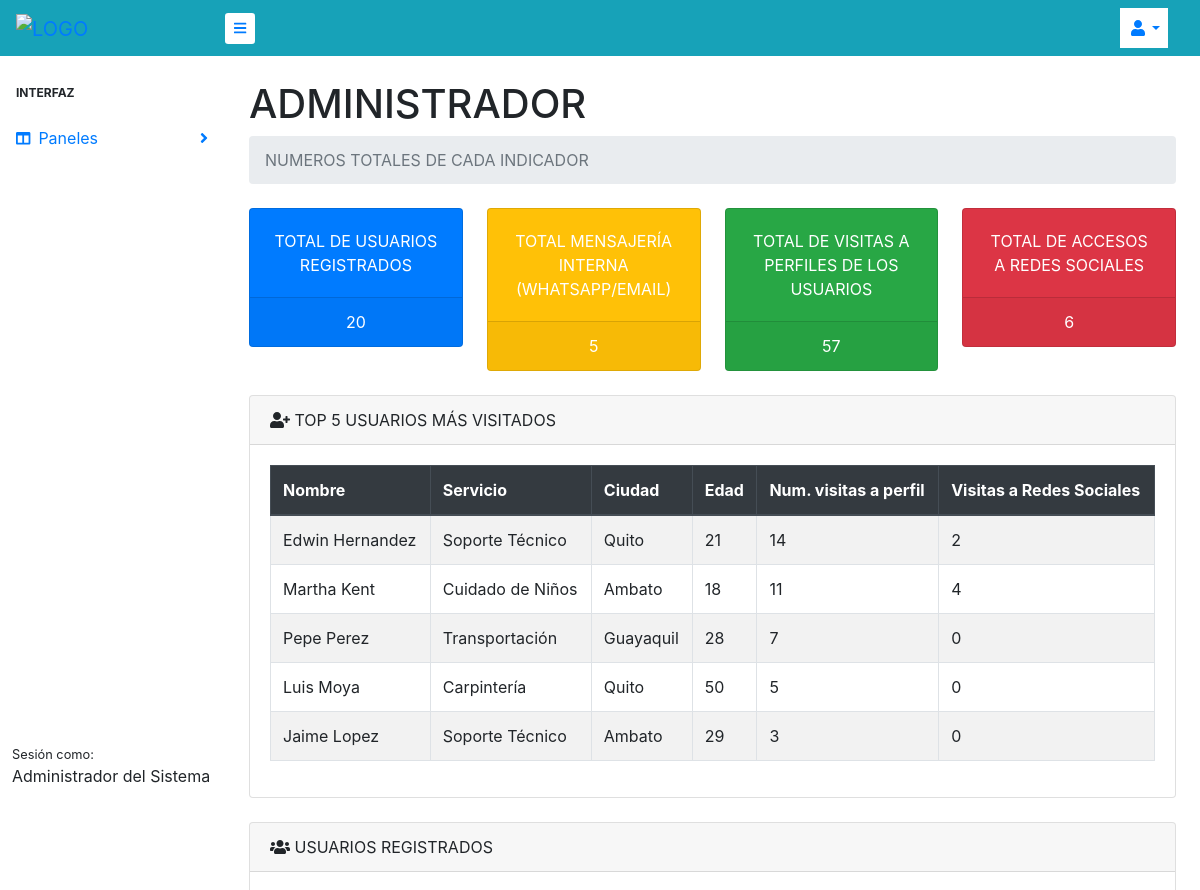
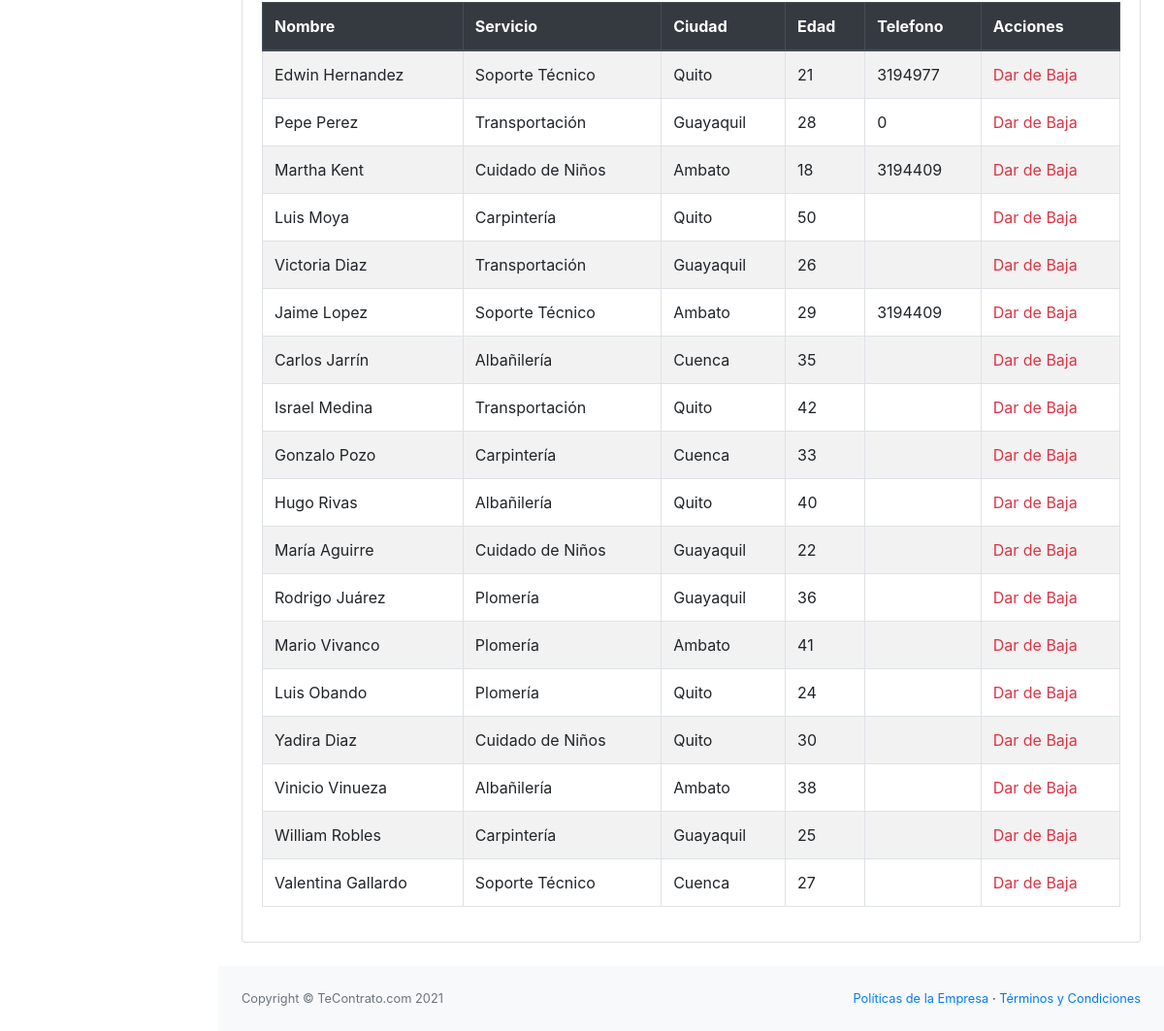
The app's page /dashboard.php (signed in) with its own data (2 pictures, top to bottom).
### tables this page shows
CREATE TABLE `usuario` (
  `ID_PERSONA` int(5) NOT NULL,
  `ID_TIPO` int(2) NOT NULL,
  `ID_SERVICIOS` int(5) NOT NULL,
  `ID_LUGAR` int(5) NOT NULL,
  `NOMBRE` varchar(40) NOT NULL,
  `EDAD` int(2) NOT NULL,
  `CORREO` varchar(30) NOT NULL,
  `PSWD` varchar(20) NOT NULL,
  `DESCRIPCION` text DEFAULT NULL,
  `TELEFONO` int(10) DEFAULT NULL,
  `CELULAR` bigint(15) DEFAULT NULL,
  `AN_EXPERIENCIA` int(2) DEFAULT NULL,
  `FOTO` text DEFAULT NULL,
  `FACEBOOK` varchar(60) DEFAULT NULL,
  `INSTAGRAM` varchar(60) DEFAULT NULL,
  `NUM_VISITAS` int(5) DEFAULT 0,
  `NUM_REDES` int(5) NOT NULL DEFAULT 0,
  `NUM_SMS` int(5) NOT NULL DEFAULT 0,
  `NUM_COR` int(5) NOT NULL DEFAULT 0,
  `ESTATUS` int(11) NOT NULL DEFAULT 1
);

CREATE TABLE `servicios` (
  `ID_SERVICIOS` int(5) NOT NULL,
  `NOMBRE_SERVICIO` varchar(40) NOT NULL
);

CREATE TABLE `lugar` (
  `ID_LUGAR` int(5) NOT NULL,
  `nombre_lugar` varchar(40) NOT NULL
);

### dashboard.php (the view, shortened to what this page needs)
<?php
include ('conexion.php');
?>
<!DOCTYPE html>
<html lang="es">
<head>
    <link href="css/dashboard.css" rel="stylesheet" />
</head>
<body class="sb-nav-fixed">
    <nav class="sb-topnav navbar navbar-expand bg-info">
        <a class="navbar-brand text-uppercase" href=""><img src="assets/img/imagenes/logo.png" alt="LOGO" style="width: 90%"></a>
        <button class="btn btn-link btn-sm order-1 order-lg-0 bg-white" id="sidebarToggle" href="#"><i
                class="fas fa-bars"></i></button>
        <ul class="navbar-nav ml-auto bg-white mr-3">
            <li class="nav-item dropdown">
                <a class="nav-link dropdown-toggle" id="userDropdown" href="#" role="button" data-toggle="dropdown"
                    aria-haspopup="true" aria-expanded="false"><i class="fas fa-user fa-fw"></i></a>
            </li>
        </ul>
    </nav>
    <div id="layoutSidenav">
        <div id="layoutSidenav_nav">
            <nav class="sb-sidenav bg-white" id="sidenavAccordion">
                <div class="sb-sidenav-menu">
                    <div class="nav">
                        <div class="sb-sidenav-menu-heading">Interfaz</div>
                        <a class="nav-link collapsed" href="#" data-toggle="collapse" data-target="#collapseLayouts"
                            aria-expanded="false" aria-controls="collapseLayouts">
                            <div class="sb-nav-link-icon"><i class="fas fa-columns"></i></div>
                            Paneles
                            <div class="sb-sidenav-collapse-arrow"><i class="fas fa-angle-down"></i></div>
                        </a>
                    </div>
                </div>
                <div class="sb-sidenav-footer">
                    <div class="small">Sesión como:</div>
                    <?php echo $_SESSION['NOMBRE'] ?>
                </div>
            </nav>
        </div>
        <div id="layoutSidenav_content">
            <main>
                <div class="container-fluid ">
                    <h1 class="mt-4">ADMINISTRADOR</h1>
                    <ol class="breadcrumb mb-4">
                        <li class="breadcrumb-item active text-uppercase">Numeros totales de cada indicador</li>
                    </ol>
                    <div class="row">
                        <div class="col-sm-6 col-md-3">
                            <div class="card bg-primary text-white mb-4">
                                <div class="card-body text-uppercase text-center">TOTAl de usuarios Registrados</div>
                                <div class="card-footer text-center">
                                <?php
                                    $query_numero = mysqli_query($conexion,"SELECT count(ID_PERSONA) FROM usuario");
                                    $numero = mysqli_fetch_array($query_numero);
                                    ?>
                                    <?php echo $numero[0] ?>
                                </div>
                            </div>
                        </div>
                        <div class="col-sm-6 col-md-3">
                            <div class="card bg-warning text-white mb-4">
                                <div class="card-body text-uppercase text-center">TOTal Mensajería interna (WhatsApp/Email)</div>
                                <div class="card-footer text-center">
                                <?php
                                    $query_numero2 = mysqli_query($conexion,"SELECT SUM(NUM_SMS) FROM usuario");
                                    $numero2 = mysqli_fetch_array($query_numero2);
                                    $query_numero22 = mysqli_query($conexion,"SELECT SUM(NUM_COR) FROM usuario");
                                    $numero22 = mysqli_fetch_array($query_numero22);
                                    $totalsms = $numero2[0]+$numero22[0];
                                ?>
                                <?php echo $totalsms ?>
                                </div>
                            </div>
                        </div>
                        <div class="col-sm-6 col-md-3">
                            <div class="card bg-success text-white mb-4">
                                <div class="card-body text-uppercase text-center">total de visitas a perfiles de los usuarios</div>
                                <div class="card-footer text-center">
                                <?php
                                    $query_numero3 = mysqli_query($conexion,"SELECT SUM(NUM_VISITAS) FROM usuario");
                                    $numero3 = mysqli_fetch_array($query_numero3);
                                    ?>
                                    <?php echo $numero3[0] ?>
                                </div>
                            </div>
                        </div>
                        <div class="col-sm-6 col-md-3">
                            <div class="card bg-danger text-white mb-4">
                                <div class="card-body text-uppercase text-center">Total de Accesos a redes sociales</div>
                                <div class="card-footer text-center">
                                <?php
                                    $query_numero4 = mysqli_query($conexion,"SELECT SUM(NUM_REDES) FROM usuario");
                                    $numero4 = mysqli_fetch_array($query_numero4);
                                    ?>
                                    <?php echo $numero4[0] ?>
                                </div>
                            </div>
                        </div>
                    </div>
                    <div class="card mb-4">
                        <div class="card-header">
                            <i class="fas fa-user-plus"></i>
                             TOP 5 USUARIOS MÁS VISITADOS
                        </div>
                        <div class="card-body">
                            <div class="table-responsive table-striped">
                                <table class="table table-bordered" id="dataTable" width="100%" cellspacing="0">
                                    <thead class="thead-dark">
                                        <tr>
                                            <th>Nombre</th>
                                            <th>Servicio</th>
                                            <th>Ciudad</th>
                                            <th>Edad</th>
                                            <th>Num. visitas a perfil</th>
                                            <th>Visitas a Redes Sociales</th>
                                        </tr>
                                    </thead>
                                    <tbody>
                                    <?php
                                    $query2 = "SELECT NOMBRE,s.NOMBRE_SERVICIO,l.nombre_lugar, EDAD, ID_PERSONA, NUM_VISITAS,NUM_REDES FROM `usuario`, servicios s, lugar l WHERE usuario.ID_SERVICIOS = s.ID_SERVICIOS AND usuario.ID_LUGAR = l.ID_LUGAR
                                     and usuario.NOMBRE != 'ADMINISTRADOR DEL SISTEMA'and ESTATUS = 1 ORDER BY NUM_VISITAS DESC, NUM_REDES DESC LIMIT 5";
                                    $masVisitados = mysqli_query($conexion,$query2);
                                    $result2 = mysqli_num_rows($masVisitados);
                                    if($result2 >0){
                                        while($data2 = mysqli_fetch_array($masVisitados)){
                                            ?>
                                            <tr>
                                            <td><?php echo $data2[0] ?></td>
                                            <td><?php echo $data2[1] ?></td>
                                            <td><?php echo $data2[2] ?></td>
                                            <td><?php echo $data2[3] ?></td>
                                            <td><?php echo $data2[5] ?></td>
                                            <td><?php echo $data2[6] ?></td>
                                        </tr>
                                    <?php
                                        }
                                    }
                                    ?>
                                    </tbody>
                                </table>
                            </div>
                        </div>
                    </div>
                    <div class="card mb-4">
                        <div class="card-header">
                            <i class="fas fa-users"></i>
                            USUARIOS REGISTRADOS
                        </div>
                        <div class="card-body">
                            <div class="table-responsive table-striped">
                                <table class="table table-bordered" id="dataTable" width="100%" cellspacing="0">
                                    <thead class="thead-dark">
                                    <tr>
                                            <th>Nombre</th>
                                            <th>Servicio</th>
                                            <th>Ciudad</th>
                                            <th>Edad</th>
                                            <th>Telefono</th>
                                            <th>Acciones</th>
                                        </tr>
                                    </thead>
                                    <tbody>
                                    <?php
                                    $query = "SELECT NOMBRE,s.NOMBRE_SERVICIO,l.nombre_lugar, EDAD,TELEFONO, ID_PERSONA FROM `usuario`, servicios s, lugar l WHERE usuario.ID_SERVICIOS = s.ID_SERVICIOS AND usuario.ID_LUGAR = l.ID_LUGAR
                                     and usuario.NOMBRE != 'ADMINISTRADOR DEL SISTEMA'and ESTATUS = 1";
                                    $llenarUsuarios = mysqli_query($conexion,$query);
                                    $result = mysqli_num_rows($llenarUsuarios);
                                    if($result >0){
                                        while($data = mysqli_fetch_array($llenarUsuarios)){
                                            ?>
                                            <tr>
                                            <td><?php echo $data[0] ?></td>
                                            <td><?php echo $data[1] ?></td>
                                            <td><?php echo $data[2] ?></td>
                                            <td><?php echo $data[3] ?></td>
                                            <td><?php echo $data[4] ?></td>
                                            <td>
                                            <a  class="link_delete" href="confirmacion.php?id=<?php echo $data[5];?>">Dar de Baja</a>
                                            </td>
                                        </tr>
                                    <?php
                                        }
                                    }
                                    ?>
                                    </tbody>
                                </table>
                            </div>
                        </div>
                    </div>
                </div>
            </main>
            <footer class="py-4 bg-light mt-auto">
                <div class="container-fluid">
                    <div class="d-flex align-items-center justify-content-between small">
                        <div class="text-muted">Copyright &copy; TeContrato.com 2021 </div>
                        <div>
                            <a href="#">Políticas de la Empresa</a>
                            &middot;
                            <a href="#">Términos y Condiciones</a>
                        </div>
                    </div>
                </div>
            </footer>
        </div>
    </div>
</body>
</html>

### records on screen
usuario: NOMBRE "Edwin Hernandez", ID_SERVICIOS.NOMBRE_SERVICIO "Soporte Técnico", ID_LUGAR.nombre_lugar "Quito", EDAD "21", NUM_VISITAS "14", NUM_REDES "2", TELEFONO "3194977"
usuario: NOMBRE "Martha Kent", ID_SERVICIOS.NOMBRE_SERVICIO "Cuidado de Niños", ID_LUGAR.nombre_lugar "Ambato", EDAD "18", NUM_VISITAS "11", NUM_REDES "4", TELEFONO "3194409"
usuario: NOMBRE "Pepe Perez", ID_SERVICIOS.NOMBRE_SERVICIO "Transportación", ID_LUGAR.nombre_lugar "Guayaquil", EDAD "28", NUM_VISITAS "7", NUM_REDES "0", TELEFONO "0"
usuario: NOMBRE "Luis Moya", ID_SERVICIOS.NOMBRE_SERVICIO "Carpintería", ID_LUGAR.nombre_lugar "Quito", EDAD "50", NUM_VISITAS "5", NUM_REDES "0"
usuario: NOMBRE "Jaime Lopez", ID_SERVICIOS.NOMBRE_SERVICIO "Soporte Técnico", ID_LUGAR.nombre_lugar "Ambato", EDAD "29", NUM_VISITAS "3", NUM_REDES "0", TELEFONO "3194409"
usuario: NOMBRE "Victoria Diaz", ID_SERVICIOS.NOMBRE_SERVICIO "Transportación", ID_LUGAR.nombre_lugar "Guayaquil", EDAD "26"
usuario: NOMBRE "Carlos Jarrín", ID_SERVICIOS.NOMBRE_SERVICIO "Albañilería", ID_LUGAR.nombre_lugar "Cuenca", EDAD "35"
usuario: NOMBRE "Israel Medina", ID_SERVICIOS.NOMBRE_SERVICIO "Transportación", ID_LUGAR.nombre_lugar "Quito", EDAD "42"
usuario: NOMBRE "Gonzalo Pozo", ID_SERVICIOS.NOMBRE_SERVICIO "Carpintería", ID_LUGAR.nombre_lugar "Cuenca", EDAD "33"
usuario: NOMBRE "Hugo Rivas", ID_SERVICIOS.NOMBRE_SERVICIO "Albañilería", ID_LUGAR.nombre_lugar "Quito", EDAD "40"
usuario: NOMBRE "María Aguirre", ID_SERVICIOS.NOMBRE_SERVICIO "Cuidado de Niños", ID_LUGAR.nombre_lugar "Guayaquil", EDAD "22"
usuario: NOMBRE "Rodrigo Juárez", ID_SERVICIOS.NOMBRE_SERVICIO "Plomería", ID_LUGAR.nombre_lugar "Guayaquil", EDAD "36"
usuario: NOMBRE "Mario Vivanco", ID_SERVICIOS.NOMBRE_SERVICIO "Plomería", ID_LUGAR.nombre_lugar "Ambato", EDAD "41"
usuario: NOMBRE "Luis Obando", ID_SERVICIOS.NOMBRE_SERVICIO "Plomería", ID_LUGAR.nombre_lugar "Quito", EDAD "24"
usuario: NOMBRE "Yadira Diaz", ID_SERVICIOS.NOMBRE_SERVICIO "Cuidado de Niños", ID_LUGAR.nombre_lugar "Quito", EDAD "30"
usuario: NOMBRE "Vinicio Vinueza", ID_SERVICIOS.NOMBRE_SERVICIO "Albañilería", ID_LUGAR.nombre_lugar "Ambato", EDAD "38"
usuario: NOMBRE "William Robles", ID_SERVICIOS.NOMBRE_SERVICIO "Carpintería", ID_LUGAR.nombre_lugar "Guayaquil", EDAD "25"
usuario: NOMBRE "Valentina Gallardo", ID_SERVICIOS.NOMBRE_SERVICIO "Soporte Técnico", ID_LUGAR.nombre_lugar "Cuenca", EDAD "27"

### other values on screen
$_SESSION['NOMBRE'] "Administrador del Sistema"
$numero[0] "20"
$totalsms "5"
$numero3[0] "57"
$numero4[0] "6"
